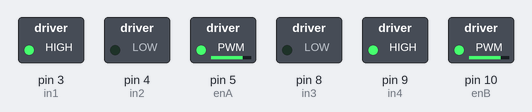
Bench run of a sketch on a simulated Arduino Uno, built with avr-gcc and run on an emulated ATmega328P. Parts: switched loads named in the sketch (green lamp = pin HIGH).

Above: at 0.1 s.
Timing chart, 0 to 1.6 s (numbered marks = the images above):
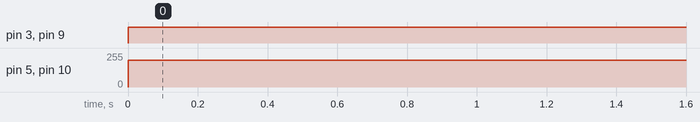

The sketch:

motor.ino
```cpp
const int in1 = 3;
const int in2 = 4;
const int enA = 5;

const int in3 = 8;
const int in4 = 9;
const int enB = 10;

void setup()

{
pinMode(in1, OUTPUT);
pinMode(in2, OUTPUT);
pinMode(enA, OUTPUT);

pinMode(in3, OUTPUT);
pinMode(in4, OUTPUT);
pinMode(enB, OUTPUT);

}

void loop()
{

analogWrite(enA,  200);   //1. motor 255 ile tam hızda dönüyor...
digitalWrite(in2, LOW);
digitalWrite(in1,  HIGH);

analogWrite(enB,  200);   //1. motor 255 ile tam hızda dönüyor...
digitalWrite(in3, LOW);
digitalWrite(in4,  HIGH);


}
```

Measured:
- by itself, pin 3 (in1), pin 9 (in4): LOW → HIGH at 0.00 s
- by itself, pin 5 (enA), pin 10 (enB): 0/255 → 200/255 at 0.00 s
